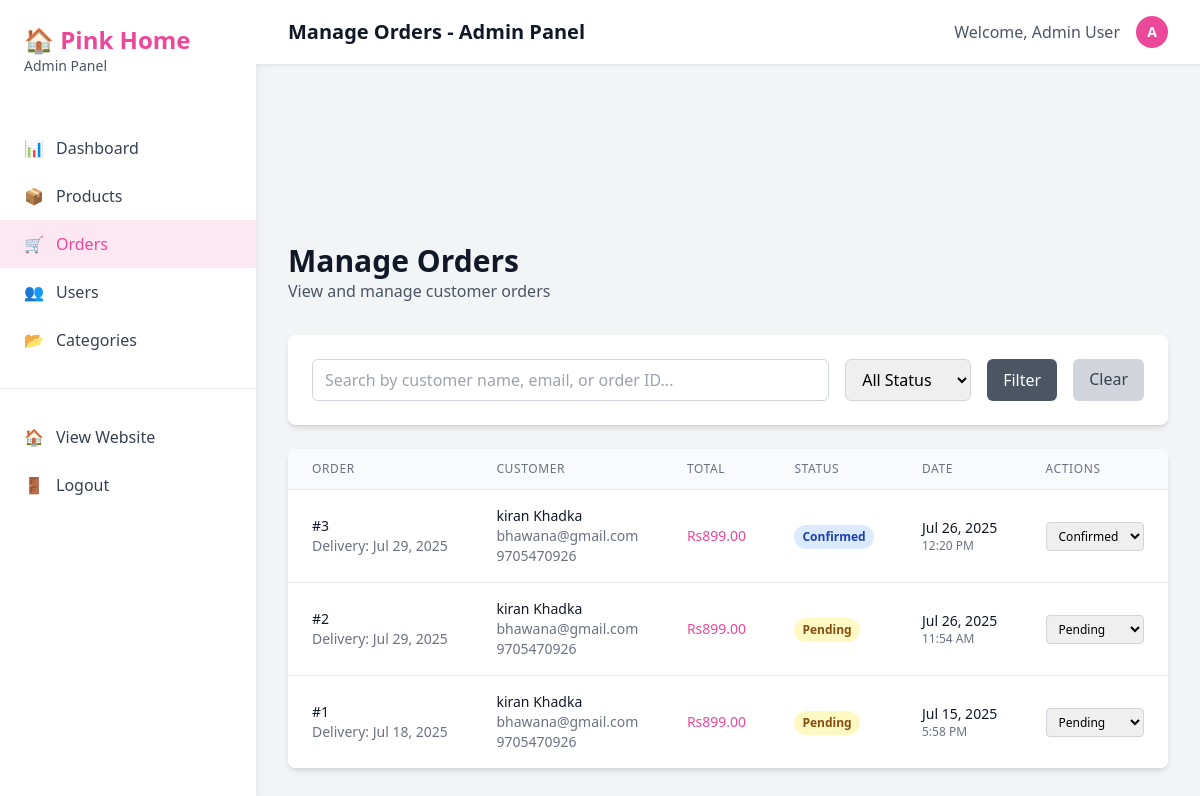
The app's page /admin/orders.php (signed in) with its own data.
### tables this page shows
CREATE TABLE `orders` (
  `id` int(11) NOT NULL,
  `user_id` int(11) DEFAULT NULL,
  `total_amount` decimal(10,2) NOT NULL,
  `delivery_fee` decimal(10,2) DEFAULT 0.00,
  `status` enum('pending','confirmed','shipped','delivered','cancelled') DEFAULT 'pending',
  `delivery_address` text DEFAULT NULL,
  `delivery_date` date DEFAULT NULL,
  `created_at` timestamp NOT NULL DEFAULT current_timestamp()
);

CREATE TABLE `users` (
  `id` int(11) NOT NULL,
  `full_name` varchar(100) NOT NULL,
  `email` varchar(100) NOT NULL,
  `password` varchar(255) NOT NULL,
  `phone` varchar(20) DEFAULT NULL,
  `address` text DEFAULT NULL,
  `city` varchar(50) DEFAULT NULL,
  `postal_code` varchar(10) DEFAULT NULL,
  `is_admin` tinyint(1) DEFAULT 0,
  `created_at` timestamp NOT NULL DEFAULT current_timestamp()
);

### include/db.php (called while the page is built, shortened)
<?php
function formatPrice($price) {
    return 'Rs' . number_format($price, 2);
}
?>

### admin/orders.php (the view, shortened to what this page needs)
<?php
$conn = getConnection();
$search = $_GET['search'] ?? '';
$where_conditions = [];
$params = [];
$where_clause = $where_conditions ? "WHERE " . implode(" AND ", $where_conditions) : "";
$stmt = $conn->prepare("
    SELECT o.*, u.full_name, u.email, u.phone
    FROM orders o
    JOIN users u ON o.user_id = u.id
    $where_clause
    ORDER BY o.created_at DESC
");
$stmt->execute($params);
$orders = $stmt->fetchAll();
require_once 'header.php';
?>
<div class="flex-1 p-8">
    <div class="mb-8">
        <div class="flex justify-between items-center">
            <div>
                <h1 class="text-3xl font-bold text-gray-900">Manage Orders</h1>
                <p class="text-gray-600">View and manage customer orders</p>
            </div>
        </div>
    </div>
    <div class="bg-white rounded-lg shadow-md p-6 mb-6">
        <form method="GET" class="flex flex-wrap gap-4">
            <div class="flex-1 min-w-64">
                <input type="text" name="search" value="<?php echo htmlspecialchars($search); ?>"
                       placeholder="Search by customer name, email, or order ID..."
                       class="w-full px-3 py-2 border border-gray-300 rounded-md focus:outline-none focus:ring-2 focus:ring-pink-primary">
            </div>
            <div>
                <select name="status" class="px-3 py-2 border border-gray-300 rounded-md focus:outline-none focus:ring-2 focus:ring-pink-primary">
                    <option value="">All Status</option>
                </select>
            </div>
            <button type="submit" class="bg-gray-600 text-white px-4 py-2 rounded-md hover:bg-gray-700 transition-colors">
                Filter
            </button>
            <a href="orders.php" class="bg-gray-300 text-gray-700 px-4 py-2 rounded-md hover:bg-gray-400 transition-colors">
                Clear
            </a>
        </form>
    </div>
    <div class="bg-white rounded-lg shadow-md overflow-hidden">
        <div class="overflow-x-auto">
            <table class="min-w-full divide-y divide-gray-200">
                <thead class="bg-gray-50">
                    <tr>
                        <th class="px-6 py-3 text-left text-xs font-medium text-gray-500 uppercase tracking-wider">Order</th>
                        <th class="px-6 py-3 text-left text-xs font-medium text-gray-500 uppercase tracking-wider">Customer</th>
                        <th class="px-6 py-3 text-left text-xs font-medium text-gray-500 uppercase tracking-wider">Total</th>
                        <th class="px-6 py-3 text-left text-xs font-medium text-gray-500 uppercase tracking-wider">Status</th>
                        <th class="px-6 py-3 text-left text-xs font-medium text-gray-500 uppercase tracking-wider">Date</th>
                        <th class="px-6 py-3 text-left text-xs font-medium text-gray-500 uppercase tracking-wider">Actions</th>
                    </tr>
                </thead>
                <tbody class="bg-white divide-y divide-gray-200">
                    <?php foreach ($orders as $order): ?>
                        <tr>
                            <td class="px-6 py-4 whitespace-nowrap">
                                <div class="text-sm font-medium text-gray-900">#<?php echo $order['id']; ?></div>
                                <?php if ($order['delivery_date']): ?>
                                    <div class="text-sm text-gray-500">Delivery: <?php echo date('M j, Y', strtotime($order['delivery_date'])); ?></div>
                                <?php endif; ?>
                            </td>
                            <td class="px-6 py-4 whitespace-nowrap">
                                <div class="text-sm font-medium text-gray-900"><?php echo htmlspecialchars($order['full_name']); ?></div>
                                <div class="text-sm text-gray-500"><?php echo htmlspecialchars($order['email']); ?></div>
                                <?php if ($order['phone']): ?>
                                    <div class="text-sm text-gray-500"><?php echo htmlspecialchars($order['phone']); ?></div>
                                <?php endif; ?>
                            </td>
                            <td class="px-6 py-4 whitespace-nowrap text-sm font-medium text-pink-primary">
                                <?php echo formatPrice($order['total_amount']); ?>
                            </td>
                            <td class="px-6 py-4 whitespace-nowrap">
                                <span class="inline-flex px-2 py-1 text-xs font-semibold rounded-full
                                    <?php
                                    switch($order['status']) {
                                        case 'pending': echo 'bg-yellow-100 text-yellow-800'; break;
                                        case 'confirmed': echo 'bg-blue-100 text-blue-800'; break;
                                    }
                                    ?>">
                                    <?php echo ucfirst($order['status']); ?>
                                </span>
                            </td>
                            <td class="px-6 py-4 whitespace-nowrap text-sm text-gray-900">
                                <?php echo date('M j, Y', strtotime($order['created_at'])); ?>
                                <div class="text-xs text-gray-500"><?php echo date('g:i A', strtotime($order['created_at'])); ?></div>
                            </td>
                            <td class="px-6 py-4 whitespace-nowrap text-sm font-medium">
                                <form method="POST" class="inline-block">
                                    <select name="status" onchange="this.form.submit()" class="text-xs px-2 py-1 border border-gray-300 rounded">
                                        <option value="pending" <?php echo $order['status'] == 'pending' ? 'selected' : ''; ?>>Pending</option>
                                        <option value="confirmed" <?php echo $order['status'] == 'confirmed' ? 'selected' : ''; ?>>Confirmed</option>
                                    </select>
                                </form>
                            </td>
                        </tr>
                    <?php endforeach; ?>
                </tbody>
            </table>
        </div>
    </div>
</div>
<?php require_once 'footer.php'; ?>

### records on screen
orders: id "3", delivery_date "Jul 29, 2025", user.full_name "kiran Khadka", user.email "bhawana@gmail.com", user.phone "9705470926", total_amount "Rs899.00", status "Confirmed", created_at "Jul 26, 2025", created_at "12:20 PM"
orders: id "2", delivery_date "Jul 29, 2025", user.full_name "kiran Khadka", user.email "bhawana@gmail.com", user.phone "9705470926", total_amount "Rs899.00", status "Pending", created_at "Jul 26, 2025", created_at "11:54 AM"
orders: id "1", delivery_date "Jul 18, 2025", user.full_name "kiran Khadka", user.email "bhawana@gmail.com", user.phone "9705470926", total_amount "Rs899.00", status "Pending", created_at "Jul 15, 2025", created_at "5:58 PM"

### other values on screen
$pageTitle "Manage Orders - Admin Panel"
$_SESSION['user_name'] "Admin User"
substr($_SESSION['user_name'], 0, 1) "A"
